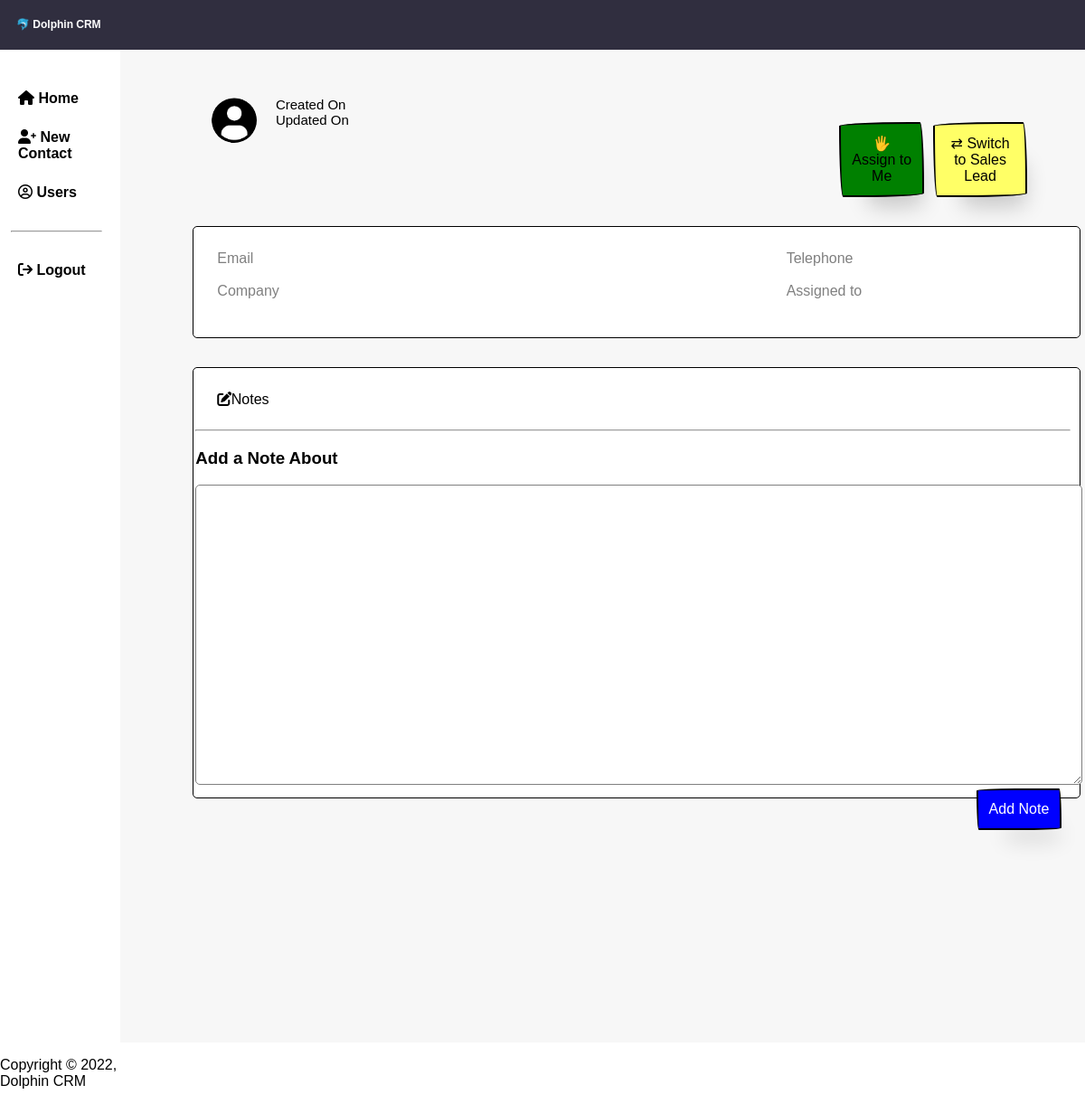
/note.php, run on an earlier commit of the app's database.
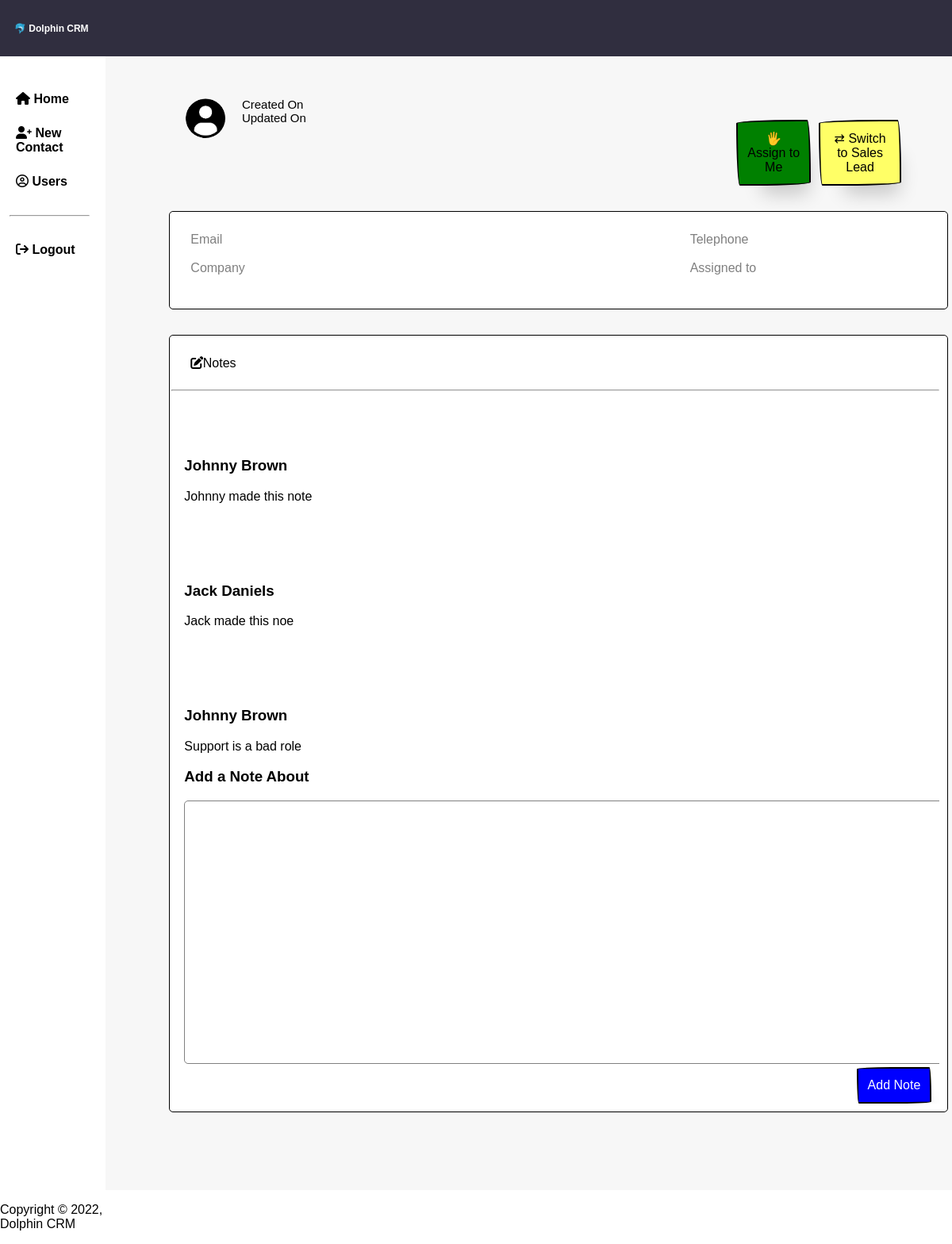
And on a later commit of the database.
### tables this page shows
CREATE TABLE `notes` (
    `id` INTEGER AUTO_INCREMENT,
    `contact_id` INTEGER NOT NULL,
    `comment` TEXT(45) NOT NULL,
    `created_by` INTEGER NOT NULL,
    `created_at` DATETIME NOT NULL DEFAULT CURRENT_TIMESTAMP,
    PRIMARY KEY(`id`) 
);

CREATE TABLE `contacts` (
    `id` INTEGER AUTO_INCREMENT,
    `title` VARCHAR(45) NOT NULL,
    `firstname` VARCHAR(45) NOT NULL,
    `lastname` VARCHAR(45) NOT NULL,
    `email` VARCHAR(45) NOT NULL,
    `telephone` VARCHAR(45) NOT NULL,
    `company` VARCHAR(45) NOT NULL,
    `type` VARCHAR(45) NOT NULL,
    `assigned_to` INTEGER NOT NULL,
    `created_by` INTEGER NOT NULL, 
    `created_at` DATETIME NOT NULL DEFAULT CURRENT_TIMESTAMP,
    `updated_at` DATETIME NOT NULL DEFAULT CURRENT_TIMESTAMP,
    PRIMARY KEY(`id`)
);

### note.php (the view, shortened to what this page needs)
<?php
$conn = new mysqli(DB_HOST,DB_USER,DB_PASS,DB_NAME);
$sqql=  'SELECT contacts.firstname, contacts.lastname, notes.comment, contacts.id, notes.contact_id, contacts.email, contacts.telephone,
        contacts.company, contacts.created_at, contacts.updated_at, contacts.assigned_to FROM contacts JOIN notes ON contacts.id = notes.contact_id';
$result = mysqli_query($conn, $sqql);
$notes = mysqli_fetch_all($result, MYSQLI_ASSOC);
$us = 0;
?>
<!DOCTYPE html>
<html>
    <head>
        <link rel="stylesheet" href="styless.css">
        <link rel="stylesheet" href="https://cdnjs.cloudflare.com/ajax/libs/font-awesome/6.0.0-beta3/css/all.min.css" />
    </head>
    <body>
        <div class= "header">
            <h1>&#128044; Dolphin CRM</h1>
        </div>
         <div class = "sidebar">
            <div>
                <i class="fa fa-home"></i>
                <a href="dashboard.html">Home</a>
            </div>
            <div>
                <i class="fa fa-user-plus"></i>
                <a href="newContact.html">New Contact</a>
            </div>
            <div>
                <i class="far fa-user-circle"></i>
                <a href="UserCreation.html">Users</a>
            </div>
            <div class="line">
                <hr>
              </div>
            <div>
                <i class="fa fa-sign-out"></i>
                <a href="">Logout</a>
            </div>
        </div>
        <div class= "notSidebar">
            <div id="head">
            <img src="./assets/blank avatar (2).jpg" alt="" id="avatar">
            <h2><?php echo $us['firstname'].' ' .$us['lastname'];?>
                <span>Created On <?php echo $us['created_at']?></span>
                <span>Updated On <?php echo $us['updated_at']?></span>
            </h2>
            <button id="Assign">&#128400; Assign to Me</button>
            <button id="SwitchSale">&#8644; Switch to Sales Lead</button>
        </div>
                <div class="boxx">
                    <div class="container">
                        <div id="loginboxsinfo">
                            <label for="email">Email<span><?php echo $us['email']?></span></label>
                            <label for="telephone">Telephone<span><?php echo $us['telephone']?></span></label>
                            <label for="company">Company<span><?php echo $us['company']?></span></label>
                            <label for="assigned to">Assigned to<span><?php echo $us['firstname'].' ' .$us['lastname']?></span></label>
                            </div>
                        </div>
                    </div>
                        <div class="container">
                            <div id="Notes">
                                <i class="fas fa-edit"></i>
                                <span id="Notes">Notes</span>
                            </div>
                            <div class="line">
                                <hr>
                                <?php foreach($notes as $item): ?>
                            </div>
                            <div id="notes">
                                <h3><?php echo $item['firstname'].' ' .$item['lastname']; ?></h3>
                                <p><?php echo $item['comment'];?></p>
                                <?php endforeach; ?>
                                <div id="note">
                                    <h3>Add a Note About</h3>
                                    <form action="<?php echo $_SERVER['PHP_SELF']?>" method="post">
                                        <div>
                                            <textarea name="content"></textarea>
                                        </div>
                                        <input type="submit"name="submit" value="Add Note">
                                    </form>
                                </div>
                            </div>
                            </div>
                    </div>
            <footer>
                <p>Copyright &copy; 2022, Dolphin CRM</p>
            </footer>
    </body>
</html>

### styless.css (style rules this page uses)
html { height: 120%; }
body { font-family: Verdana, Geneva, Tahoma, sans-serif; display: grid; grid-template-columns: 1fr 8fr; grid-template-rows: 5% 100%; margin: auto; }
.header { display: flex; color: white; background-color: rgb(48, 46, 63); grid-column: 1 / 3; align-items: center; }
.header h1 { margin-left: 18px; font-size: 12px; }
.sidebar { display: flex; flex-direction: column; grid-row: 2; padding: 20px; }
.sidebar div { margin-top: 25px; }
.sidebar a { text-decoration: solid; font-weight: bold; color: black; }
#head { margin: 2rem 4rem 0 5rem; display:grid; grid-template-columns: 0fr 6fr 1fr 1fr; }
#head button { margin-top:3rem }
input[type=submit] { background-color: blue; border-style: solid; border-width: 2px; box-shadow: rgba(0, 0, 0, .2) 15px 28px 25px -18px; box-sizing: border-box; color: white; cursor: pointer; font-family: Neucha, sans-serif; font-size: 1rem; padding: .75rem; border-bottom-left-radius: 15px 255px; border-bottom-right-radius: 225px 15px; border-top-left-radius: 255px 15px; border-top-right-radius: 15px 225px; margin-right: 10px; float:right; }
#Assign { background-color: green; border-style: solid; border-width: 2px; box-shadow: rgba(0, 0, 0, .2) 15px 28px 25px -18px; box-sizing: border-box; color: black; cursor: pointer; display: inline-block; font-family: Neucha, sans-serif; font-size: 1rem; padding: .75rem; border-bottom-left-radius: 15px 255px; border-bottom-right-radius: 225px 15px; border-top-left-radius: 255px 15px; border-top-right-radius: 15px 225px; margin-right: 10px; }
#SwitchSale { background: rgb(255,255,102); border-style: solid; border-width: 2px; box-shadow: rgba(0, 0, 0, .2) 15px 28px 25px -18px; box-sizing: border-box; color: black; cursor: pointer; display: inline-block; font-family: Neucha, sans-serif; font-size: 1rem; padding: .75rem; border-bottom-left-radius: 15px 255px; border-bottom-right-radius: 225px 15px; border-top-left-radius: 255px 15px; border-top-right-radius: 15px 225px; }
#head span { font-size: 15px; font-weight: 100; display: flex; }
#head h2 { margin-bottom: 0.5rem; }
.container { margin: 2rem 0 0 5rem; background-color: rgb(255, 255, 255); min-width: 90%; border-radius: 5px; padding: 10px; border: 1px solid black; position: relative; margin-right: 4rem; }
.notSidebar { grid-column: 2; min-height: 1000px; background-color: rgba(237, 237, 237, 0.457); }
.container textarea { width: 97%; height: 300px; padding: 15px 20px; border-radius: 5px; border: 1px solid grey; }
#loginboxsinfo { margin:1rem 0 2rem 1rem; display:grid; grid-template-columns: 2fr 1fr; grid-template-rows: 2fr 1fr; }
#loginboxsinfo label { color: rgba(0, 0, 0, 0.5); }
.line { margin: 1.5rem 0 0 -0.5rem; }
#Notes { margin:1rem 0 0 1rem; }
#Notes span { margin-left: -5px; }
#notes { margin: 4rem 0 0 0.5rem; overflow: hidden; }
#avatar { width: 50px; height: 50px; border-radius: 50%; margin: 1.3rem; }

What changed in the data, as far as the page shows it:
added notes: contact.firstname "Johnny", contact.lastname "Brown", comment "Johnny made this note"
added notes: contact.firstname "Jack", contact.lastname "Daniels", comment "Jack made this noe"
added notes: contact.firstname "Johnny", contact.lastname "Brown", comment "Support is a bad role"
